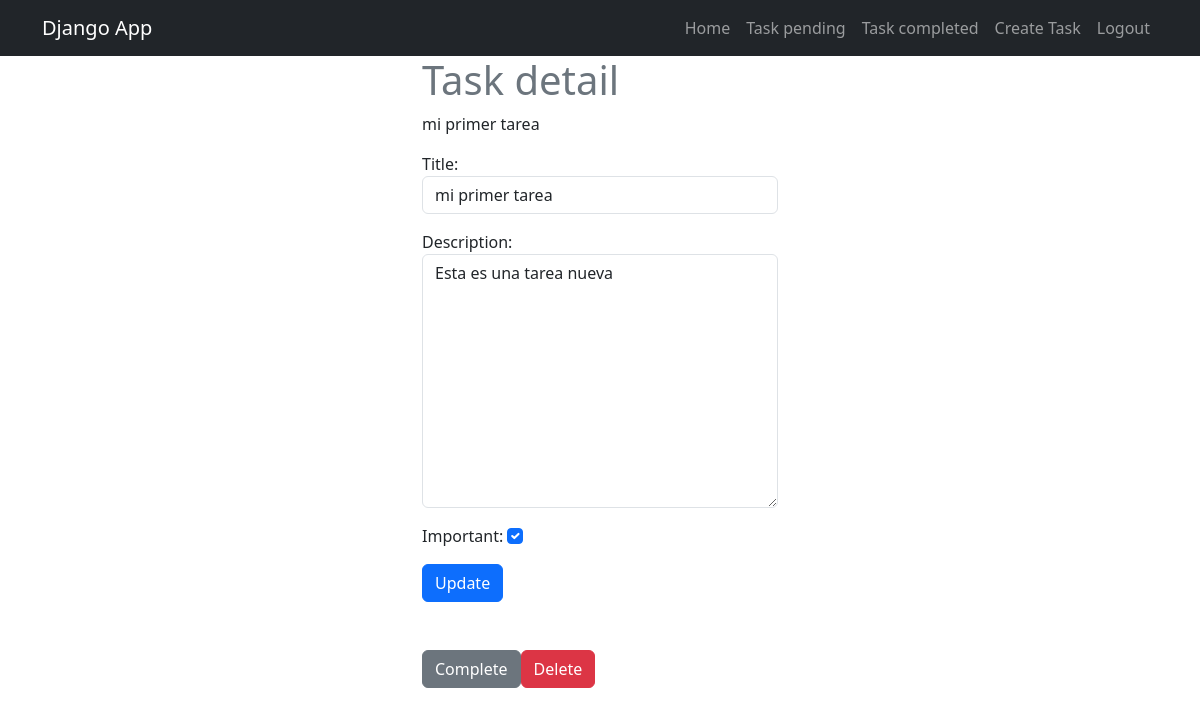
The page /task/1/ (signed in) on the database its author committed.
### task/models.py (models this page shows, shortened)
class Task(models.Model):  # Crearemos una tabla en la base de datos
    title = models.CharField(max_length=100)
    description = models.TextField(blank=True)
    created = models.DateTimeField(auto_now_add=True)
    datecompleted = models.DateTimeField(null=True, blank=True)
    important = models.BooleanField(default=False)
    user = models.ForeignKey(User, on_delete=models.CASCADE)

### task/views.py (the view)
# urls.py: path('task/<int:task_id>/', views.task_detail, name='task_detail'),
@login_required
def task_detail(request, task_id):
    if request.method == 'GET':
        try:
            task = get_object_or_404(Task, pk=task_id, user=request.user)
            form = TaskForm(instance=task)
            return render(request, 'task_detail.html', {
                'task': task,
                'form': form
            })
        except ValueError:
            return render(request, 'task_detail.html', {
                'task': task,
                'form': form,
                'error': 'Error updating task'
            })
    else:
        task = get_object_or_404(Task, pk=task_id, user=request.user)
        form = TaskForm(request.POST, instance=task)
        form.save()
        return redirect('task')

### task/forms.py
class TaskForm(forms.ModelForm):
    class Meta:
        model = Task
        fields = ['title', 'description', 'important']
        widgets = {  # estilizacion desde python
            'title': forms.TextInput(attrs={'class': 'form-control', 'placeholder': 'Write a title'}),
            'description': forms.Textarea(attrs={'class': 'form-control', 'placeholder': 'Write a description'}),
            'important': forms.CheckboxInput(attrs={'class': 'form-check-input'}),
        }

### task/templates/task_detail.html (shortened to what this page needs)
{% extends 'base.html' %} {% block content %}
<main class="container">
  <div class="row">
    <div class="col-md-4 offset-md-4">
      <h1 class="text-secondary">Task detail</h1>
      <p>{{task.title}}</p>
      <form method="POST">
        {% csrf_token %} {{form.as_p}}
        <button class="btn btn-primary">Update</button>
      </form>
      <div class="d-flex mt-5">
        <form action="{% url 'complete_task' task.id %}" method="POST">
          <button class="btn btn-secondary">Complete</button>
        </form>
        <form action="{% url 'delete_task' task.id %}" task.id method="POST">
          <button class="btn btn-danger">Delete</button>
        </form>
      </div>
    </div>
  </div>
</main>
{% endblock %}

### rows shown on the page
Task: title "mi primer tarea", description "Esta es una tarea nueva", important "☑"
